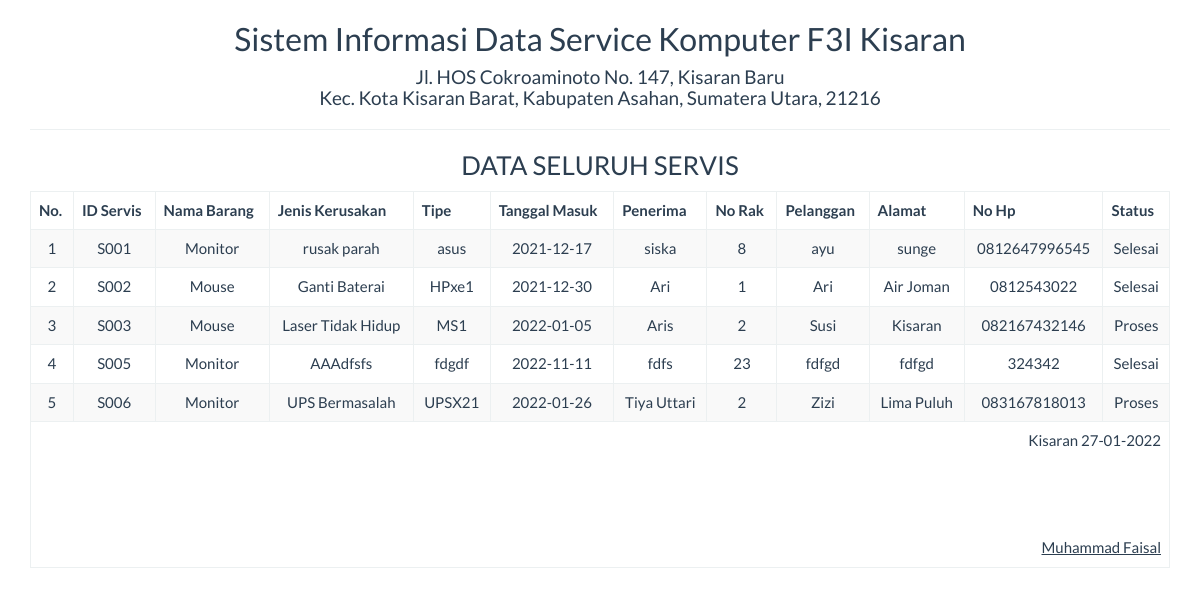
/report/servis_semua.php, run on an earlier commit of the app's database.
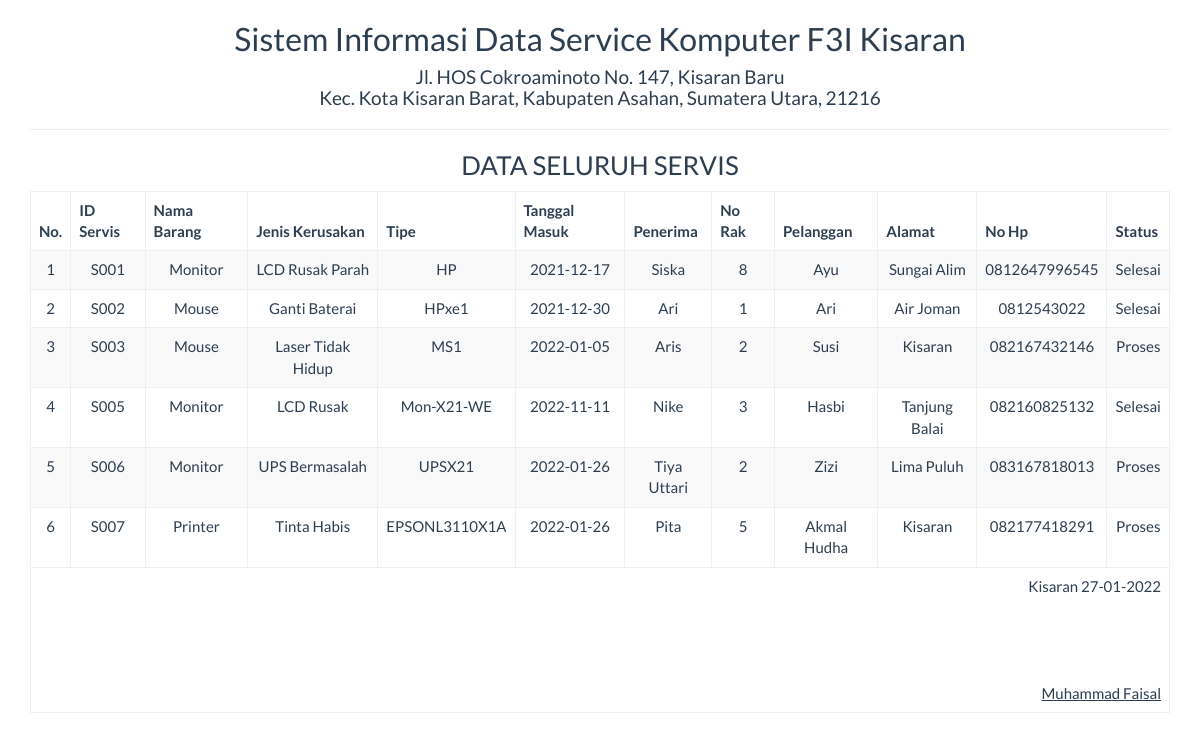
And on a later commit of the database.
### tables this page shows
CREATE TABLE `data_service` (
  `id` varchar(5) NOT NULL,
  `nama_barang` varchar(50) NOT NULL,
  `jenis_kerusakan` varchar(50) NOT NULL,
  `tipe` varchar(50) NOT NULL,
  `tgl_masuk` date NOT NULL,
  `penerima` varchar(50) NOT NULL,
  `no_rak` int(5) NOT NULL,
  `nama_pel` varchar(20) NOT NULL,
  `almt_pel` text NOT NULL,
  `no_hp` varchar(15) NOT NULL,
  `status` varchar(25) NOT NULL
);

### report/servis_semua.php (the view, shortened to what this page needs)
<!DOCTYPE html>
<html>
    <head>
        <link href="../Assets/css/bootstrap.min.css" rel="stylesheet" type="text/css"/>
    </head>
    <body onload="print()">
        <?php
        include '../config/koneksi.php';
        ?>
        <div class="container">
            <div class='row'>
                <div class="col-sm-12">
                    <div class="text-center">
                        <h2>Sistem Informasi Data Service Komputer F3I Kisaran </h2>
                        <h4>Jl. HOS Cokroaminoto No. 147, Kisaran Baru <br> Kec. Kota Kisaran Barat, Kabupaten Asahan, Sumatera Utara, 21216</h4>
                        <hr>
                        <h3>DATA SELURUH SERVIS</h3>
                        <table class="table table-bordered table-striped table-hover">
                        <tbody>
                                <thead>
								<tr>
								<th>No.</th>
                                <th>ID Servis</th>
                                <th>Nama Barang</th>
                                <th>Jenis Kerusakan</th>
                                <th>Tipe</th>
                                <th>Tanggal Masuk</th>
                                <th>Penerima</th>
                                <th>No Rak</th>
                                <th>Pelanggan</th>
                                <th>Alamat</th>
                                <th>No Hp</th>
                                <th>Status</th>
								</tr>
								</thead>
							<tbody>
                            <?php
                             $sql = "SELECT * FROM data_service";
                            $query = mysqli_query($koneksi, $sql) or die("SQL Anda Salah");
                            $nomor = 0;
                            while ($data = mysqli_fetch_array($query)) {
                                $nomor++;
                                ?>
                                <tr>
                                   <td><?= $nomor ?></td>
                                    <td><?= $data['id'] ?></td>
                                    <td><?= $data['nama_barang'] ?></td>
                                    <td><?= $data['jenis_kerusakan'] ?></td>
                                    <td><?= $data['tipe'] ?></td>
                                    <td><?= $data['tgl_masuk'] ?></td>
                                    <td><?= $data['penerima'] ?></td>
                                    <td><?= $data['no_rak'] ?></td>
                                    <td><?= $data['nama_pel'] ?></td>
                                    <td><?= $data['almt_pel'] ?></td>
                                    <td><?= $data['no_hp'] ?></td>
                                    <td><?= $data['status'] ?></td>
                                </tr>
                            <?php } ?>
							</tbody>
                        </tbody>
                            <tfoot>
                                <tr>
                                    <td colspan="12" class="text-right">
                                        Kisaran  <?= date("d-m-Y") ?>
                                        <br><br><br><br><br>
                                        <u>Muhammad Faisal<strong></u>
									</td>
								</tr>
							</tfoot>
                        </table>
                    </div>
                </div>
            </div>
    </body>
</html>

What changed in the data, as far as the page shows it:
changed data_service "S001": jenis_kerusakan "rusak parah" → "LCD Rusak Parah"; tipe "asus" → "HP"; penerima "siska" → "Siska"; nama_pel "ayu" → "Ayu"; almt_pel "sunge" → "Sungai Alim"
changed data_service "S005": jenis_kerusakan "AAAdfsfs" → "LCD Rusak"; tipe "fdgdf" → "Mon-X21-WE"; penerima "fdfs" → "Nike"; no_rak "23" → "3"; nama_pel "fdfgd" → "Hasbi"; almt_pel "fdfgd" → "Tanjung Balai"; no_hp "324342" → "082160825132"
added data_service: id "S007", nama_barang "Printer", jenis_kerusakan "Tinta Habis", tipe "EPSONL3110X1A", tgl_masuk "2022-01-26", penerima "Pita", no_rak "5", nama_pel "Akmal Hudha", almt_pel "Kisaran", no_hp "082177418291", status "Proses"
